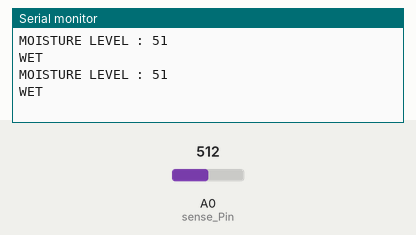
This sketch was run on a simulated Arduino Uno, built with avr-gcc and run on an emulated ATmega328P. Shown: the last lines printed to the serial monitor. Inputs (shaded band) come from the test bench; at power-on: A0 (sense_Pin) = 512.

Above: at 3.2 s.
3.3 s: A0 (sense_Pin) set to 890
At 4.6 s:
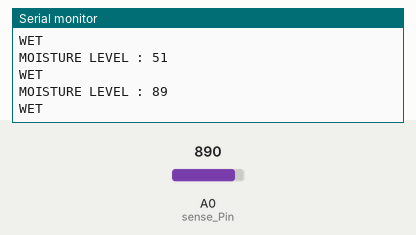
4.8 s: A0 (sense_Pin) set to 913
At 5.8 s:
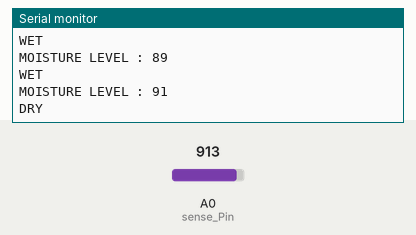
Timing chart, 0 to 7.8 s (numbered marks = the images above; inputs shaded):
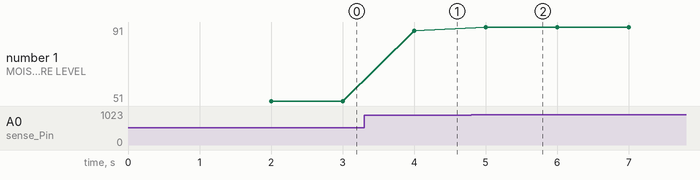

Measured:
- the behaviour switches between 899 and 900 on A0 (sense_Pin) (found by bisection; images 1 and 2)
- after the input at 3.3 s, the serial monitor: prints a new line after 0.70 s (image 1)
- after the input at 4.8 s, the serial monitor: prints a new line after 0.20 s (image 2)
- plotted number 1: 51 → 89 after the input at 3.3 s, 89 → 91 after the input at 4.8 s

The sketch:

DRY_WET_WASTE.ino
```cpp
int sense_Pin = 0; // sensor input at Analog pin A0

int value;
void setup() {
   Serial.begin(9600);
//   pinMode(WET, OUTPUT);
//   pinMode(DRY, OUTPUT);
   delay(2000);
}
void loop() {

   Serial.print("MOISTURE LEVEL : ");
   value= analogRead(sense_Pin);
   value= value/10;
   Serial.println(value);

        if(value<90)
        {
            Serial.println("WET");
        }
       else
       {
           Serial.println("DRY");
       }

       delay(1000);


}
```
